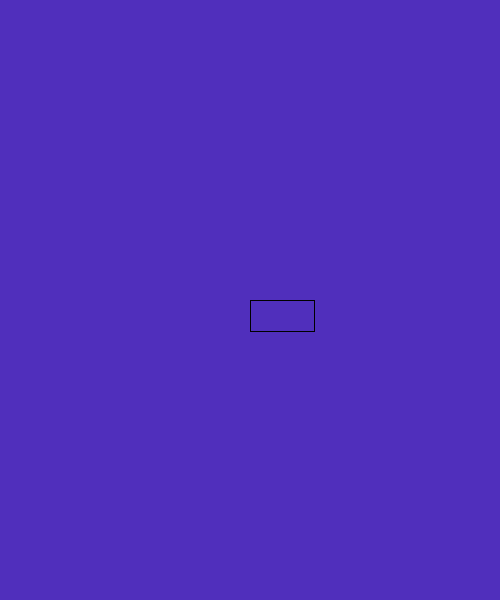
Frame 1 (no input)
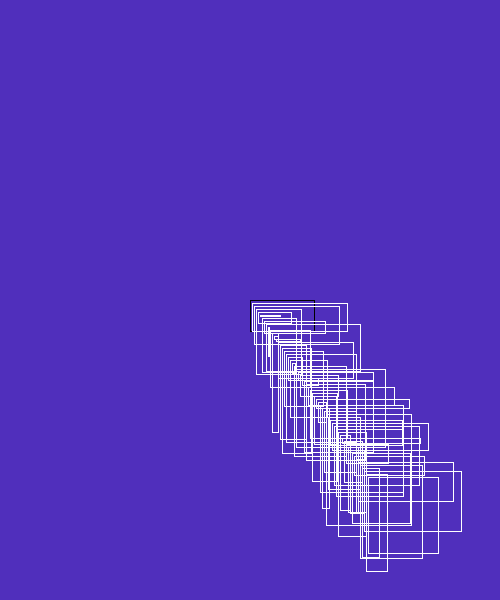
Frame 60 (the mouse pressed at the canvas centre just before this capture)
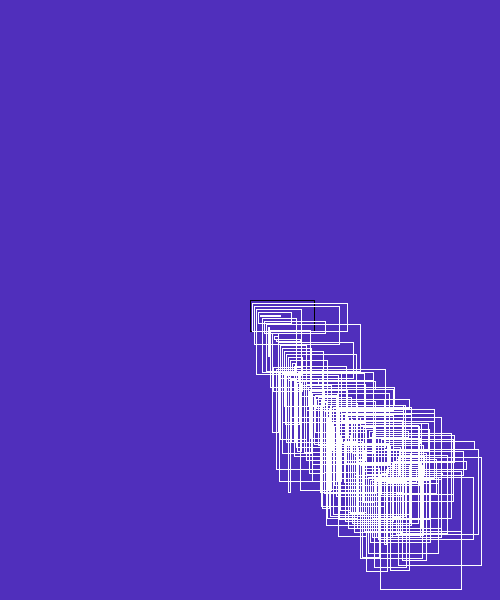
Frame 120 (the mouse held since frame 60 and released just before this capture)

The Processing sketch that drew these frames (run headless with seeded random() and noise(); from frame 60 on, the mouse is pressed at the canvas centre):

// Processing sketch: soccer_goal_
// ── soccer_goal_.pde
float xpos, ypos, rectWidth, rectHeight, xline,yline,xend,yend;
float xSpeed=2, ySpeed = 3;


void setup() {
  size(500, 600);
  background(#502FBC);
  xpos =width/2;
  ypos = height/2;
  rectWidth = width/5;
  rectHeight = height/5;
  fill(0, 0, 255);
  xline=0;
xend=500;
yline=400;
yend=400;
}

void draw() {
  noFill();
  rect(xpos, ypos, random(rectWidth), random(rectHeight));
  xpos +=xSpeed;
  ypos +=ySpeed;
  stroke(0);

  stroke(255);
 
    
  if (xpos + rectWidth>width) {
    xSpeed=-3;
  }
  if (xpos<0) {
    xSpeed=3;
  }
  if (ypos + rectHeight>height) {
    ySpeed=-2;
  }
  if (ypos<0) {
    ySpeed=2;
  }
  if(xpos==mouseX && ypos==mouseY){
     ySpeed=-2;
    }
for(int i=0;i<800;i+=1){
  
  
}
 
}
